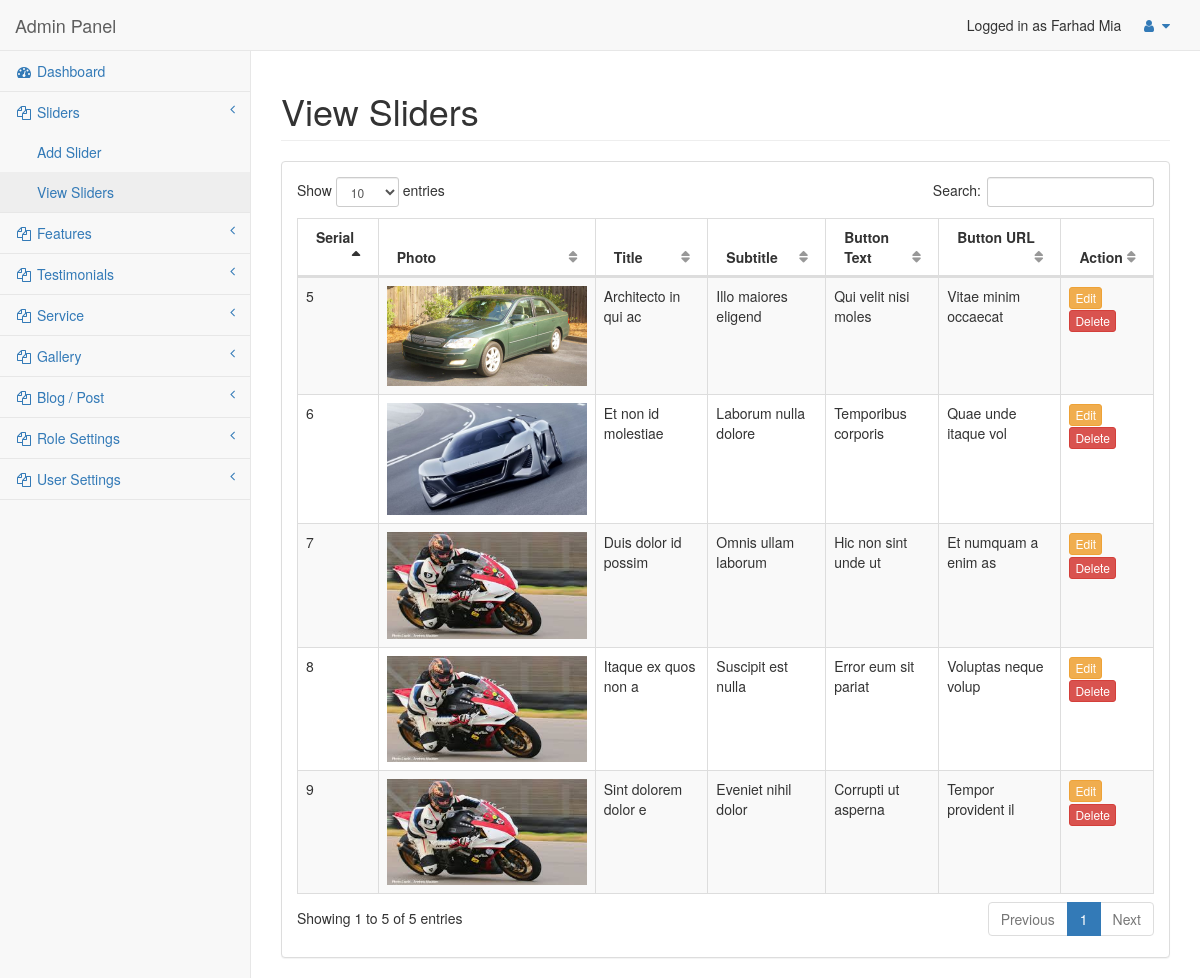
Screenshot of /admin/slider_view.php (signed in) with the database file from the repository.
### tables this page shows
CREATE TABLE `slider` (
  `slider_id` int(11) NOT NULL,
  `slider_title` varchar(200) NOT NULL,
  `slider_subtitle` varchar(200) NOT NULL,
  `slider_button_text` varchar(100) NOT NULL,
  `slider_button_url` varchar(100) NOT NULL,
  `slider_photo` varchar(100) NOT NULL
);

### admin/slider_view.php (the view)
<?php require_once('header.php'); ?>
<div class="row">
    <div class="col-lg-12">
        <h1 class="page-header">View Sliders</h1>
    </div>
</div>
<div class="row">
    <div class="col-lg-12">
        <div class="panel panel-default">
            <div class="panel-body">
                <table width="100%" class="table table-striped table-bordered table-hover" id="dataTables-example">
                    <thead>
                        <tr>
                            <th>Serial</th>
                            <th>Photo</th>
                            <th>Title</th>
                            <th>Subtitle</th>
                            <th>Button Text</th>
                            <th>Button URL</th>
                            <th>Action</th>
                        </tr>
                    </thead>
                    <tbody>
                        <?php
                        $q = $pdo->prepare("SELECT * FROM slider ORDER BY slider_id ASC");
                        $q->execute();
                        $res = $q->fetchAll();
                        foreach ($res as $row)
                        {
                            ?>
                            <tr>
                                <td><?php echo $row['slider_id']; ?></td>
                                <td>
                                    <img src="../uploads/<?php echo $row['slider_photo']; ?>" style="width:200px;">
                                </td>
                                <td><?php echo $row['slider_title']; ?></td>
                                <td><?php echo $row['slider_subtitle']; ?></td>
                                <td><?php echo $row['slider_button_text']; ?></td>
                                <td><?php echo $row['slider_button_url']; ?></td>
                                <td>
                                    <a href="slider_edit.php?id=<?php echo $row['slider_id']; ?>" class="btn btn-xs btn-warning">Edit</a>
                                    <a href="slider_delete.php?id=<?php echo $row['slider_id']; ?>" class="btn btn-xs btn-danger" onClick="return confirm('Are you sure?');">Delete</a>
                                </td>
                            </tr>
                            <?php
                        }
                        ?>
                    </tbody>
                </table>
            </div>
        </div>
    </div>
</div>
</div>
<?php require_once('footer.php'); ?>

### admin/header.php (shortened to what this page needs)
<!DOCTYPE html>
<html lang="en">
<head>
	<link href="assets/css/bootstrap.min.css" rel="stylesheet">
	<link href="assets/css/metisMenu.min.css" rel="stylesheet">
	<link href="assets/css/dataTables.bootstrap.css" rel="stylesheet">
	<link href="assets/css/dataTables.responsive.css" rel="stylesheet">
	<link href="assets/css/sb-admin-2.css" rel="stylesheet">
	<link href="assets/css/font-awesome.min.css" rel="stylesheet" type="text/css">
	<link href="https://cdn.jsdelivr.net/npm/select2@4.0.13/dist/css/select2.min.css" rel="stylesheet" />
	<link rel="stylesheet" href="https://code.jquery.com/ui/1.12.1/themes/base/jquery-ui.css">
</head>
<body>
	<div id="wrapper">
		<nav class="navbar navbar-default navbar-static-top" role="navigation" style="margin-bottom: 0">
			<div class="navbar-header">
				<a class="navbar-brand" href="index.php">Admin Panel</a>
			</div>
			<ul class="nav navbar-top-links navbar-right">
				<li>
					Logged in as <?php echo $_SESSION['user']['user_full_name']; ?>
				</li>
				<li class="dropdown">
					<a class="dropdown-toggle" data-toggle="dropdown" href="#">
						<i class="fa fa-user fa-fw"></i> <i class="fa fa-caret-down"></i>
					</a>
				</li>
			</ul>
			<div class="navbar-default sidebar" role="navigation">
				<div class="sidebar-nav navbar-collapse">
					<ul class="nav" id="side-menu">
						<?php if ($_SESSION['user']['role_id'] == 1 || $_SESSION['user']['role_id'] == 2): ?>
							<li><a href="index.php"><i class="fa fa-dashboard fa-fw"></i> Dashboard</a></li>
							<li>
								<a href="#"><i class="fa fa-files-o fa-fw"></i> Sliders<span class="fa arrow"></span></a>
								<ul class="nav nav-second-level">
									<li><a href="slider_add.php">Add Slider</a></li>
									<li><a href="slider_view.php">View Sliders</a></li>
								</ul>
							</li>
							<li>
								<a href="#"><i class="fa fa-files-o fa-fw"></i> Features<span class="fa arrow"></span></a>
							</li>
							<li>
								<a href="#"><i class="fa fa-files-o fa-fw"></i> Testimonials<span class="fa arrow"></span></a>
							</li>
							<li>
								<a href="#"><i class="fa fa-files-o fa-fw"></i> Service<span class="fa arrow"></span></a>
							</li>
							<li>
								<a href="#"><i class="fa fa-files-o fa-fw"></i> Gallery<span class="fa arrow"></span></a>
							</li>
							<li>
								<a href="#"><i class="fa fa-files-o fa-fw"></i> Blog / Post<span class="fa arrow"></span></a>
							</li>
						<?php endif; ?>
						<?php if ($_SESSION['user']['role_id'] == 1): ?>
							<li>
								<a href="#"><i class="fa fa-files-o fa-fw"></i> Role Settings<span class="fa arrow"></span></a>
							</li>
						<?php endif; ?>
						<?php if ($_SESSION['user']['role_id'] == 1 || $_SESSION['user']['role_id'] == 2): ?>
							<li>
								<a href="#"><i class="fa fa-files-o fa-fw"></i> User Settings<span class="fa arrow"></span></a>
							</li>
						<?php endif; ?>
					</ul>
				</div>
			</div>
		</nav>
		<div id="page-wrapper">

### admin/footer.php (shortened to what this page needs)
</div>
</body>
</html>

### admin/assets/css/sb-admin-2.css (style rules this page uses)
body { background-color: #f8f8f8; }
#wrapper { width: 100%; }
#page-wrapper { padding: 0 15px; min-height: 568px; background-color: white; }
@media (min-width: 768px) { #page-wrapper { position: inherit; margin: 0 0 0 250px; padding: 0 30px; border-left: 1px solid #e7e7e7; } }
.navbar-top-links { margin-right: 0; }
.navbar-top-links li { display: inline-block; }
.navbar-top-links li:last-child { margin-right: 15px; }
.navbar-top-links li a { padding: 15px; min-height: 50px; }
.sidebar .sidebar-nav.navbar-collapse { padding-left: 0; padding-right: 0; }
.sidebar ul li { border-bottom: 1px solid #e7e7e7; }
.sidebar ul li a.active { background-color: #eeeeee; }
.sidebar .arrow { float: right; }
.sidebar .fa.arrow:before { content: "\f104"; }
.sidebar .nav-second-level li, .sidebar .nav-third-level li { border-bottom: none !important; }
.sidebar .nav-second-level li a { padding-left: 37px; }
@media (min-width: 768px) { .sidebar { z-index: 1; position: absolute; width: 250px; margin-top: 51px; } }
table.dataTable thead .sorting, table.dataTable thead .sorting_asc, table.dataTable thead .sorting_desc, table.dataTable thead .sorting_asc_disabled, table.dataTable thead .sorting_desc_disabled { background: transparent; }
table.dataTable thead .sorting_asc:after { content: "\f0de"; float: right; font-family: fontawesome; }
table.dataTable thead .sorting:after { content: "\f0dc"; float: right; font-family: fontawesome; color: rgba(50, 50, 50, 0.5); }

### rows the page displays
slider: slider_id "5", slider_photo (picture), slider_title "Architecto in qui ac", slider_subtitle "Illo maiores eligend", slider_button_text "Qui velit nisi moles", slider_button_url "Vitae minim occaecat"
slider: slider_id "6", slider_photo (picture), slider_title "Et non id molestiae", slider_subtitle "Laborum nulla dolore", slider_button_text "Temporibus corporis", slider_button_url "Quae unde itaque vol"
slider: slider_id "7", slider_photo (picture), slider_title "Duis dolor id possim", slider_subtitle "Omnis ullam laborum", slider_button_text "Hic non sint unde ut", slider_button_url "Et numquam a enim as"
slider: slider_id "8", slider_photo (picture), slider_title "Itaque ex quos non a", slider_subtitle "Suscipit est nulla", slider_button_text "Error eum sit pariat", slider_button_url "Voluptas neque volup"
slider: slider_id "9", slider_photo (picture), slider_title "Sint dolorem dolor e", slider_subtitle "Eveniet nihil dolor", slider_button_text "Corrupti ut asperna", slider_button_url "Tempor provident il"

### other values shown
$_SESSION['user']['user_full_name'] "Farhad Mia"
